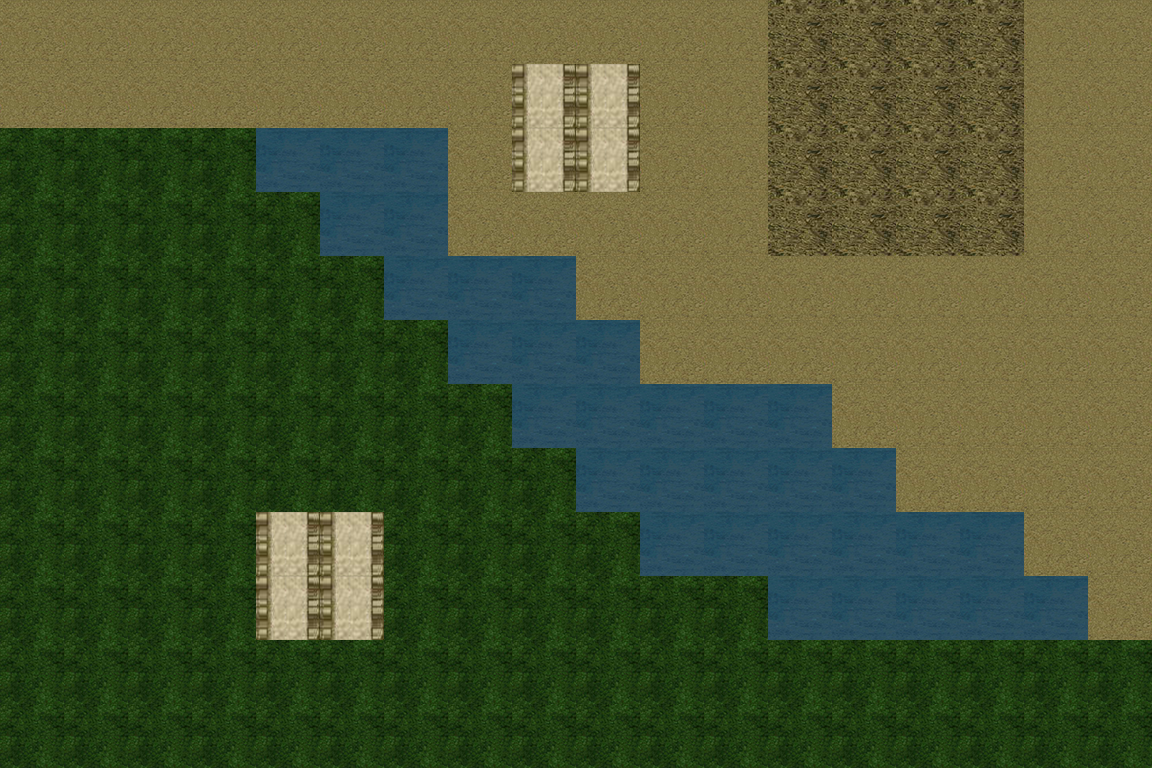

The image is a tile-based game level rendered from a .tmx file. Its description and source (layers, tilesets, objects; grid data summarised) follow:
An orthogonal 18x12 tile map with 64x64 px tiles, 1 tile layer (background).

<map version="1.0" orientation="orthogonal" width="18" height="12" tilewidth="64" tileheight="64">
 <tileset firstgid="1" name="pic" tilewidth="64" tileheight="64">
  <image source="resources.png" trans="ff00ff" width="192" height="192" />
  <tile id="0">
   <properties>
    <property name="terrain" value="1" />
   </properties>
  </tile>
  <tile id="1">
   <properties>
    <property name="terrain" value="2" />
   </properties>
  </tile>
  <tile id="2">
   <properties>
    <property name="terrain" value="3" />
   </properties>
  </tile>
  <tile id="3">
   <properties>
    <property name="terrain" value="4" />
   </properties>
  </tile>
  <tile id="4">
   <properties>
    <property name="terrain" value="5" />
   </properties>
  </tile>
 </tileset>
 <layer name="background" width="18" height="12">
  <data>[216 cells, 216 non-empty, 5 distinct tile ids]</data>
 </layer>
</map>